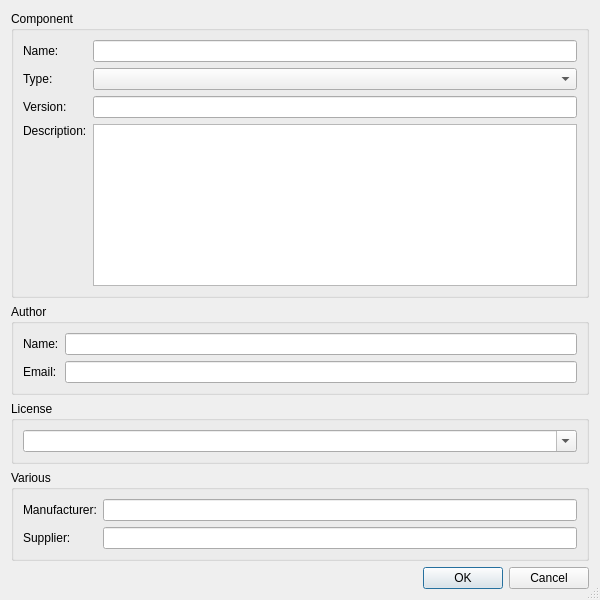
<?xml version="1.0" encoding="UTF-8"?>
<ui version="4.0">
 <class>CycloneDXMetaDataDialog</class>
 <widget class="QDialog" name="CycloneDXMetaDataDialog">
  <property name="geometry">
   <rect>
    <x>0</x>
    <y>0</y>
    <width>600</width>
    <height>600</height>
   </rect>
  </property>
  <property name="windowTitle">
   <string>SBOM Meta Data</string>
  </property>
  <property name="sizeGripEnabled">
   <bool>true</bool>
  </property>
  <layout class="QVBoxLayout" name="verticalLayout_2">
   <item>
    <widget class="QGroupBox" name="groupBox">
     <property name="title">
      <string>Component</string>
     </property>
     <layout class="QFormLayout" name="formLayout">
      <item row="0" column="0">
       <widget class="QLabel" name="nameLabel">
        <property name="text">
         <string>Name:</string>
        </property>
        <property name="buddy">
         <cstring>nameEdit</cstring>
        </property>
       </widget>
      </item>
      <item row="0" column="1">
       <widget class="QLineEdit" name="nameEdit">
        <property name="toolTip">
         <string>Enter the component name</string>
        </property>
        <property name="clearButtonEnabled">
         <bool>true</bool>
        </property>
       </widget>
      </item>
      <item row="1" column="0">
       <widget class="QLabel" name="label">
        <property name="text">
         <string>Type:</string>
        </property>
       </widget>
      </item>
      <item row="1" column="1">
       <widget class="QComboBox" name="typeComboBox">
        <property name="toolTip">
         <string>Select the component type</string>
        </property>
       </widget>
      </item>
      <item row="2" column="0">
       <widget class="QLabel" name="label_2">
        <property name="text">
         <string>Version:</string>
        </property>
       </widget>
      </item>
      <item row="2" column="1">
       <widget class="QLineEdit" name="versionEdit">
        <property name="toolTip">
         <string>Enter the version number</string>
        </property>
        <property name="clearButtonEnabled">
         <bool>true</bool>
        </property>
       </widget>
      </item>
      <item row="3" column="0">
       <widget class="QLabel" name="descriptionLabel">
        <property name="text">
         <string>Description:</string>
        </property>
        <property name="alignment">
         <set>Qt::AlignTop</set>
        </property>
        <property name="buddy">
         <cstring>descriptionEdit</cstring>
        </property>
       </widget>
      </item>
      <item row="3" column="1">
       <widget class="EricSpellCheckedTextEdit" name="descriptionEdit">
        <property name="toolTip">
         <string>Enter a description of the component</string>
        </property>
        <property name="tabChangesFocus">
         <bool>true</bool>
        </property>
        <property name="acceptRichText">
         <bool>false</bool>
        </property>
       </widget>
      </item>
     </layout>
    </widget>
   </item>
   <item>
    <widget class="QGroupBox" name="groupBox_2">
     <property name="title">
      <string>Author</string>
     </property>
     <layout class="QFormLayout" name="formLayout_2">
      <item row="0" column="0">
       <widget class="QLabel" name="authorLabel">
        <property name="text">
         <string>Name:</string>
        </property>
        <property name="buddy">
         <cstring>authorEdit</cstring>
        </property>
       </widget>
      </item>
      <item row="0" column="1">
       <widget class="QLineEdit" name="authorEdit">
        <property name="toolTip">
         <string>Enter author's name</string>
        </property>
        <property name="clearButtonEnabled">
         <bool>true</bool>
        </property>
       </widget>
      </item>
      <item row="1" column="0">
       <widget class="QLabel" name="emailLabel">
        <property name="text">
         <string>Email:</string>
        </property>
        <property name="buddy">
         <cstring>emailEdit</cstring>
        </property>
       </widget>
      </item>
      <item row="1" column="1">
       <widget class="QLineEdit" name="emailEdit">
        <property name="toolTip">
         <string>Enter author's email</string>
        </property>
        <property name="clearButtonEnabled">
         <bool>true</bool>
        </property>
       </widget>
      </item>
     </layout>
    </widget>
   </item>
   <item>
    <widget class="QGroupBox" name="groupBox_3">
     <property name="title">
      <string>License</string>
     </property>
     <layout class="QVBoxLayout" name="verticalLayout">
      <item>
       <widget class="QComboBox" name="licenseComboBox">
        <property name="sizePolicy">
         <sizepolicy hsizetype="Expanding" vsizetype="Fixed">
          <horstretch>0</horstretch>
          <verstretch>0</verstretch>
         </sizepolicy>
        </property>
        <property name="toolTip">
         <string>Enter or select the license</string>
        </property>
        <property name="editable">
         <bool>true</bool>
        </property>
       </widget>
      </item>
     </layout>
    </widget>
   </item>
   <item>
    <widget class="QGroupBox" name="groupBox_4">
     <property name="title">
      <string>Various</string>
     </property>
     <layout class="QFormLayout" name="formLayout_3">
      <item row="0" column="0">
       <widget class="QLabel" name="label_3">
        <property name="text">
         <string>Manufacturer:</string>
        </property>
       </widget>
      </item>
      <item row="0" column="1">
       <widget class="QLineEdit" name="manufacturerEdit">
        <property name="toolTip">
         <string>Enter the name of the manufacturer</string>
        </property>
        <property name="clearButtonEnabled">
         <bool>true</bool>
        </property>
       </widget>
      </item>
      <item row="1" column="0">
       <widget class="QLabel" name="label_4">
        <property name="text">
         <string>Supplier:</string>
        </property>
       </widget>
      </item>
      <item row="1" column="1">
       <widget class="QLineEdit" name="supplierEdit">
        <property name="toolTip">
         <string>Enter the name of the supplier</string>
        </property>
        <property name="clearButtonEnabled">
         <bool>true</bool>
        </property>
       </widget>
      </item>
     </layout>
    </widget>
   </item>
   <item>
    <widget class="QDialogButtonBox" name="buttonBox">
     <property name="orientation">
      <enum>Qt::Horizontal</enum>
     </property>
     <property name="standardButtons">
      <set>QDialogButtonBox::Cancel|QDialogButtonBox::Ok</set>
     </property>
    </widget>
   </item>
  </layout>
 </widget>
 <customwidgets>
  <customwidget>
   <class>EricSpellCheckedTextEdit</class>
   <extends>QTextEdit</extends>
   <header>EricWidgets/EricSpellCheckedTextEdit.h</header>
  </customwidget>
 </customwidgets>
 <tabstops>
  <tabstop>nameEdit</tabstop>
  <tabstop>typeComboBox</tabstop>
  <tabstop>versionEdit</tabstop>
  <tabstop>descriptionEdit</tabstop>
  <tabstop>authorEdit</tabstop>
  <tabstop>emailEdit</tabstop>
  <tabstop>licenseComboBox</tabstop>
  <tabstop>manufacturerEdit</tabstop>
  <tabstop>supplierEdit</tabstop>
 </tabstops>
 <resources/>
 <connections>
  <connection>
   <sender>buttonBox</sender>
   <signal>accepted()</signal>
   <receiver>CycloneDXMetaDataDialog</receiver>
   <slot>accept()</slot>
   <hints>
    <hint type="sourcelabel">
     <x>248</x>
     <y>254</y>
    </hint>
    <hint type="destinationlabel">
     <x>157</x>
     <y>274</y>
    </hint>
   </hints>
  </connection>
  <connection>
   <sender>buttonBox</sender>
   <signal>rejected()</signal>
   <receiver>CycloneDXMetaDataDialog</receiver>
   <slot>reject()</slot>
   <hints>
    <hint type="sourcelabel">
     <x>316</x>
     <y>260</y>
    </hint>
    <hint type="destinationlabel">
     <x>286</x>
     <y>274</y>
    </hint>
   </hints>
  </connection>
 </connections>
</ui>
